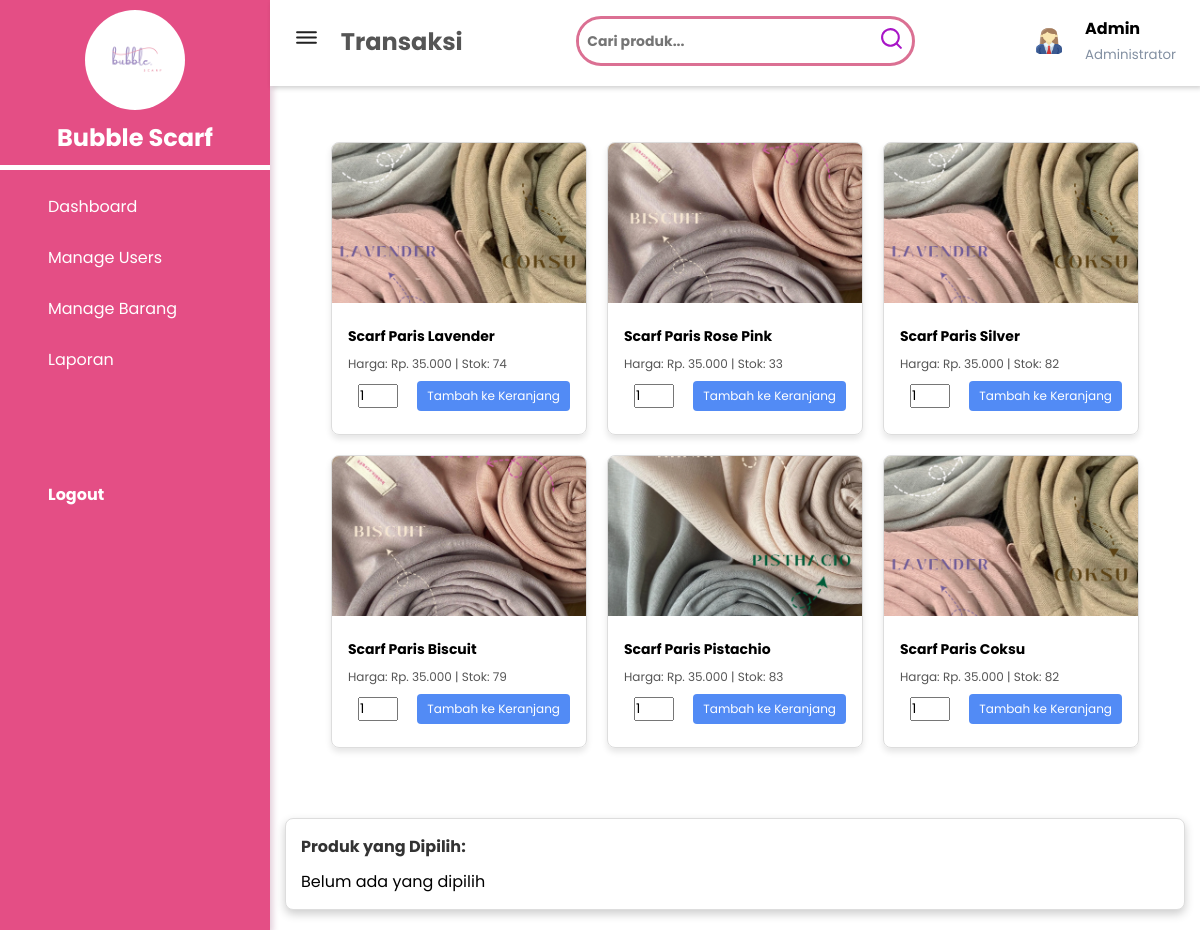
Screenshot of /cart.php (signed in) with the database file from the repository.
### tables this page shows
CREATE TABLE `user` (
  `Id_user` int(11) NOT NULL,
  `Id_role` int(11) NOT NULL,
  `username` varchar(255) NOT NULL,
  `password` varchar(255) NOT NULL,
  `TTL` date NOT NULL,
  `jenis_kelamin` enum('Perempuan','Laki-laki','','') NOT NULL,
  `alamat` text NOT NULL,
  `no_tlp` varchar(13) NOT NULL,
  `foto` varchar(255) NOT NULL
);

CREATE TABLE `produk` (
  `Id_produk` int(11) NOT NULL,
  `nama_produk` varchar(255) NOT NULL,
  `harga` decimal(10,2) NOT NULL,
  `stok` int(11) NOT NULL,
  `foto_produk` varchar(255) NOT NULL
);

### cart.php (the view, shortened to what this page needs)
<?php
include 'sidebar.php';
$audri_username = $_SESSION['username'];
$audri_role = $_SESSION['role'];
$audri_searchKeyword = $_GET['search'] ?? '';
?>
<!DOCTYPE html>
<html lang="en">
<head>
    <link rel="stylesheet" href="https://maxst.icons8.com/vue-static/landings/line-awesome/line-awesome/1.3.0/css/line.css">
    <link rel="stylesheet" href="https://unicons.iconscout.com/release/v4.0.8/css/line.css">
    <link rel="stylesheet" href="cart.css">
</head>
<body>
<header>
        <h2>
            <label id="menu-toggle">
                 <span class="bars"> <img src="asset/bars.svg" width="25px" height="25px"> </span>
            </label>
                 Transaksi
        </h2>
    <form method="GET" action="cart.php" class="search-wrapper">
        <input type="text" name="search" placeholder="Cari produk..." value="<?php echo htmlspecialchars($audri_searchKeyword); ?>" class="search-input">
        <button type="submit" class="search-btn"><i class="uil.search"></i> <img src="asset/search.svg" width="25px" height="25px"  margin-right: 20px;></button>
    </form>
    <?php
    $audri_queryUser = "SELECT foto FROM user WHERE username = '$audri_username'";
    $audri_resultUser = mysqli_query($conn, $audri_queryUser);
    $audri_userData = mysqli_fetch_assoc($audri_resultUser);
    $audri_fotoUser = !empty($audri_userData['foto']) ? 'uploads/users/' . $audri_userData['foto'] : 'img/default.jpg';
    ?>
    <div class="user-wrapper">
        <img src="<?php echo htmlspecialchars($audri_fotoUser); ?>" width="40px" height="30px" alt="User">
        <div>
            <h4><?php echo htmlspecialchars($audri_username); ?></h4>
            <small><?php echo htmlspecialchars($audri_role); ?></small>
        </div>
    </div>
</header>
<?php
$audri_query = "SELECT Id_produk, nama_produk, harga, stok, foto_produk FROM produk";
$audri_result = mysqli_query($conn, $audri_query);
?>
<div class="main-content">
    <main>
        <div class="card-container">
            <?php if (mysqli_num_rows($audri_result) > 0): ?>
                <?php while ($audri_product = mysqli_fetch_assoc($audri_result)): ?>
                    <div class="card" data-id="<?php echo $audri_product['Id_produk']; ?>" data-name="<?php echo $audri_product['nama_produk']; ?>" data-price="<?php echo $audri_product['harga']; ?>" data-stock="<?php echo $audri_product['stok']; ?>">
                        <img src="uploads/produks/<?php echo $audri_product['foto_produk']; ?>" class="card-img-top" alt="<?php echo $audri_product['nama_produk']; ?>">
                        <div class="card-body">
                            <h5 class="card-title"><?php echo $audri_product['nama_produk']; ?></h5>
                            <p class="card-text">Harga: Rp. <?php echo number_format($audri_product['harga'], 0, ',', '.'); ?> | Stok: <?php echo $audri_product['stok']; ?></p>
                            <input type="number" id="quantity-<?php echo $audri_product['Id_produk']; ?>" min="1" value="1" style="width: 40px; margin-bottom: 10px; margin-left: 10px;">
                            <button class="btn-primary" onclick="addToCart(<?php echo $audri_product['Id_produk']; ?>)">Tambah ke Keranjang</button>
                        </div>
                    </div>
                <?php endwhile; ?>
            <?php else: ?>
                <p style="text-align: center; font-weight: bold; margin-top: 20px;">Produk tidak ditemukan.</p>
            <?php endif; ?>
        </div>
        <div class="floating-cart">
            <h4>Produk yang Dipilih:</h4>
            <div id="cart-items" class="selected-products">
                <span id="no-selection-text">Belum ada yang dipilih</span>
            </div>
        </div>
    </main>
</div>
</body>
</html>

### sidebar.php (shortened to what this page needs)
<?php
$audri_role = isset($_SESSION['role']) ? $_SESSION['role'] : null;
?>
<!DOCTYPE html>
<html lang="en">
<head>
    <link rel="stylesheet" href="https://maxst.icons8.com/vue-static/landings/line-awesome/line-awesome/1.3.0/css/line-awesome.min.css">
    <link rel="stylesheet" href="style.css">
</head>
<body>
<?php
$current_page = basename($_SERVER['PHP_SELF']);
?>
<div class="sidebar" id="sidebar">
    <div class="sidebar-brand">
        <img class="img-logo" src="img/logo.JPG" alt="Logo">
        <h2><span></span> <?= htmlspecialchars("Bubble Scarf") ?></h2>
    </div>
    <div class="sidebar-menu">
        <ul>
            <li>
                <a href="dashboard.php" class="<?= ($current_page == 'dashboard.php') ? 'active' : '' ?>">
                    <span class="las la-igloo"> </span>
                    <span>Dashboard</span>
                </a>
            </li>
            <?php if ($audri_role === 'Administrator'): ?>
                <li>
                    <a href="master_user.php" class="<?= ($current_page == 'master_user.php') ? 'active' : '' ?>">
                        <span class="las la-users"> </span>
                        <span>Manage Users</span>
                    </a>
                </li>
            <?php endif; ?>
            <li>
                <a href="master_barang.php" class="<?= ($current_page == 'master_barang.php') ? 'active' : '' ?>">
                    <span class="las la-shopping-bag"></span>
                    <span>Manage Barang</span>
                </a>
            </li>
            <li>
            <li>
                <a href="laporan.php" class="<?= ($current_page == 'laporan.php') ? 'active' : '' ?>">
                    <span class="las la-clipboard-list"></span>
                    <span>Laporan</span>
                </a>
            </li>
            <li class="logout" style="margin-top: 100px; font-weight: bold;">
                <a href="logout.php" class="<?= ($current_page == 'logout.php') ? 'active' : '' ?>">
                    <span class="las la-sign-out-alt"></span>
                    <span>Logout</span>
                </a>
            </li>
        </ul>
    </div>
</div>
</body>
</html>

### style.css (style rules this page uses)
:root { --main-color: #e44e85; --color-dark: #1D2231; --text-grey: #8390A2; }
* { padding: 0; margin: 0; box-sizing: border-box; list-style-type: none; text-decoration: none; font-family: 'Poppins', sans-serif; }
.sidebar { width: 270px; position: fixed; left: 0; top: 0; height: 100%; background: var(--main-color); z-index: 100; box-shadow: 3px 3px 6px rgba(114, 22, 76, 0.2); transition: width 0.3s ease; overflow: hidden; }
.sidebar-brand { height: 170px; padding: 1rem; color: #fff; border-bottom: 5px solid #fff; display: flex; justify-content: center; align-items: center; flex-direction: column; text-align: center; transition: all 0.3s ease; }
.sidebar-brand img { width: 100px; height: 100px; border-radius: 50%; margin-bottom: 10px; transition: width 0.3s ease, height 0.3s ease; }
.sidebar-brand h2 { font-size: 1.5rem; margin: 0; transition: opacity 0.3s ease; }
.sidebar-menu { margin-top: 1rem; }
.sidebar-menu li { width: 100%; margin-bottom: 1rem; font-size: 1rem; padding-left: 1rem; }
.sidebar-menu a { padding-left: 1rem; display: block; color: #fff; font-size: 1rem; white-space: nowrap; overflow: hidden; text-overflow: ellipsis; }
.sidebar-menu a span:first-child { font-size: 1.5rem; padding-right: 1rem; }
.main-content { margin-left: 270px; transition: margin-left 0.3s ease; }
header { background: #fff; display: flex; justify-content: space-between; align-items: center; padding: 1rem 1.5rem; box-shadow: 2px 2px 5px rgba(0,0,0,0.2); position: fixed; left: 270px; width: calc(100% - 270px); top: 0; z-index: 100; transition: left 0.3s ease, width 0.3s ease; }
header h2 { color: #555; }
header label span { font-size: 1.7rem; padding-right: 1rem; cursor: pointer; }
.search-wrapper { border: 3px solid palevioletred; border-radius: 30px; height: 50px; display: flex; align-items: center; overflow: hidden; }
.search-input { border: none; padding: 8px 8px; width: 100%; font-size: 14px; outline: none; color: rgb(160, 92, 223); font-weight: bold; }
.search-btn { background: none; border: none; cursor: pointer; padding: 8px; }
.user-wrapper { display: flex; align-items: center; }
.user-wrapper img { border-radius: 50%; margin-right: 1rem; }
.user-wrapper small { display: inline-block; color: var(--text-grey); margin-top: -3px; }
main { margin-top: 70px; padding: 2rem 1.5rem; background: #fff; min-height: calc(100vh - 90px); }

### cart.css (style rules this page uses)
body { font-family: Arial, sans-serif; margin: 0; padding: 0; min-height: 100vh; background-color: #fff; padding-bottom: 150px; }
.card-container { display: flex; flex-wrap: wrap; gap: 20px; justify-content: center; margin-top: 40px; }
.card { width: 16rem; border: 1px solid #ddd; border-radius: 8px; box-shadow: 0 4px 6px rgba(0, 0, 0, 0.1); overflow: hidden; transition: transform 0.3s ease; }
.card-img-top { width: 100%; height: 160px; object-fit: cover; }
.card-body { padding: 16px; }
.card-title { font-size: 14px; font-weight: bold; }
.card-text { font-size: 12px; color: #555; margin: 8px 0; }
.btn-primary { display: inline-block; background-color: rgb(82, 139, 245); color: white; padding: 6px 10px; margin-left: 15px; text-decoration: none; border: none; border-radius: 4px; transition: background-color 0.3s; font-size: 12px; cursor: pointer; }
header { padding-bottom: 20px; margin-bottom: 40px; }
.floating-cart { position: fixed; bottom: 20px; left: 50%; transform: translateX(-35%); width: 90%; max-width: 900px; background-color: #fff; box-shadow: 0 4px 10px rgba(0, 0, 0, 0.2); border-radius: 8px; padding: 15px; z-index: 1000; border: 1px solid #ddd; }
.floating-cart h4 { margin: 0 0 10px 0; font-size: 16px; font-weight: bold; color: #333; }
.selected-products { display: flex; gap: 10px; flex-wrap: wrap; margin-top: 10px; }

### rows the page displays
user: foto (picture)
produk: foto_produk (picture), nama_produk "Scarf Paris Lavender", harga "35.000", stok "74", Id_produk "1"
produk: foto_produk (picture), nama_produk "Scarf Paris Rose Pink", harga "35.000", stok "33"
produk: foto_produk (picture), nama_produk "Scarf Paris Silver", harga "35.000", stok "82"
produk: foto_produk (picture), nama_produk "Scarf Paris Biscuit", harga "35.000", stok "79"
produk: foto_produk (picture), nama_produk "Scarf Paris Pistachio", harga "35.000", stok "83"
produk: foto_produk (picture), nama_produk "Scarf Paris Coksu", harga "35.000", stok "82"

### other values shown
$audri_username "Admin"
$audri_role "Administrator"
